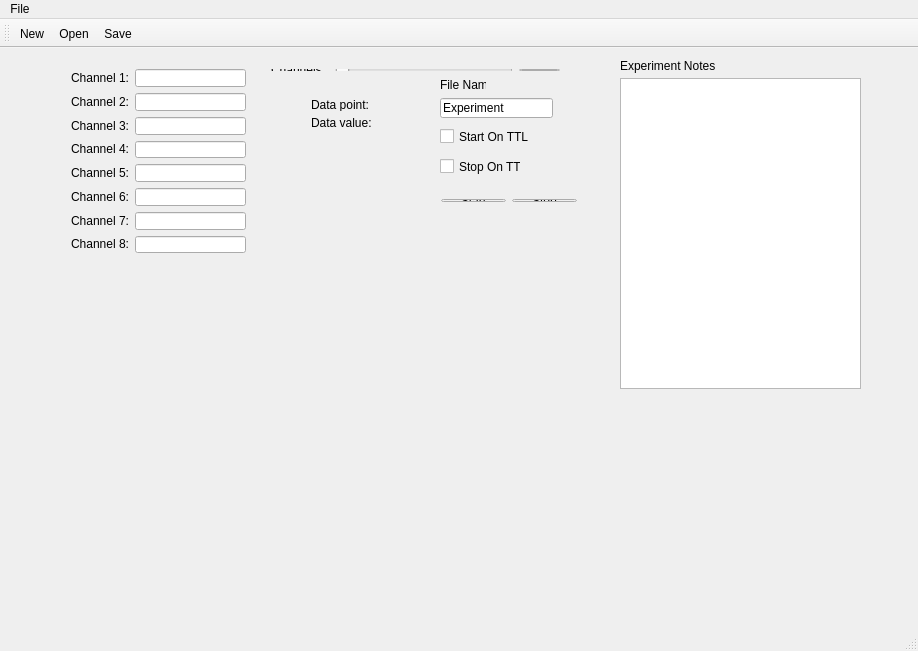
<?xml version="1.0" encoding="UTF-8"?>
<ui version="4.0">
 <class>MainWindow</class>
 <widget class="QMainWindow" name="MainWindow">
  <property name="geometry">
   <rect>
    <x>0</x>
    <y>0</y>
    <width>918</width>
    <height>651</height>
   </rect>
  </property>
  <property name="windowTitle">
   <string>MainWindow</string>
  </property>
  <widget class="QWidget" name="centralWidget">
   <widget class="QWidget" name="layoutWidget">
    <property name="geometry">
     <rect>
      <x>260</x>
      <y>10</y>
      <width>311</width>
      <height>24</height>
     </rect>
    </property>
    <layout class="QHBoxLayout" name="horizontalLayout">
     <item>
      <widget class="QLabel" name="channelLabel">
       <property name="text">
        <string>Channels: </string>
       </property>
      </widget>
     </item>
     <item>
      <widget class="QSlider" name="horizontalSlider">
       <property name="orientation">
        <enum>Qt::Horizontal</enum>
       </property>
      </widget>
     </item>
     <item>
      <widget class="QSpinBox" name="spinBox"/>
     </item>
    </layout>
   </widget>
   <widget class="QWidget" name="layoutWidget">
    <property name="geometry">
     <rect>
      <x>430</x>
      <y>140</y>
      <width>158</width>
      <height>25</height>
     </rect>
    </property>
    <layout class="QHBoxLayout" name="horizontalLayout_2">
     <item>
      <widget class="QPushButton" name="startButton">
       <property name="text">
        <string>Start</string>
       </property>
      </widget>
     </item>
     <item>
      <widget class="QPushButton" name="stopButton">
       <property name="text">
        <string>Stop</string>
       </property>
      </widget>
     </item>
    </layout>
   </widget>
   <widget class="QWidget" name="layoutWidget">
    <property name="geometry">
     <rect>
      <x>300</x>
      <y>40</y>
      <width>131</width>
      <height>51</height>
     </rect>
    </property>
    <layout class="QVBoxLayout" name="verticalLayout">
     <item>
      <widget class="QLabel" name="dataPointLabel">
       <property name="text">
        <string>Data point: </string>
       </property>
      </widget>
     </item>
     <item>
      <widget class="QLabel" name="dataValueLabel">
       <property name="text">
        <string>Data value: </string>
       </property>
      </widget>
     </item>
    </layout>
   </widget>
   <widget class="QWidget" name="horizontalLayoutWidget">
    <property name="geometry">
     <rect>
      <x>50</x>
      <y>240</y>
      <width>451</width>
      <height>321</height>
     </rect>
    </property>
    <layout class="QHBoxLayout" name="horizontalLayout_5"/>
   </widget>
   <widget class="QCheckBox" name="checkBox">
    <property name="geometry">
     <rect>
      <x>440</x>
      <y>80</y>
      <width>121</width>
      <height>17</height>
     </rect>
    </property>
    <property name="text">
     <string>Start On TTL</string>
    </property>
   </widget>
   <widget class="QCheckBox" name="checkBox_2">
    <property name="geometry">
     <rect>
      <x>440</x>
      <y>110</y>
      <width>81</width>
      <height>17</height>
     </rect>
    </property>
    <property name="text">
     <string>Stop On TTL</string>
    </property>
   </widget>
   <widget class="QLabel" name="label">
    <property name="geometry">
     <rect>
      <x>440</x>
      <y>30</y>
      <width>46</width>
      <height>13</height>
     </rect>
    </property>
    <property name="text">
     <string>File Name</string>
    </property>
   </widget>
   <widget class="QLineEdit" name="lineEdit">
    <property name="geometry">
     <rect>
      <x>440</x>
      <y>50</y>
      <width>113</width>
      <height>20</height>
     </rect>
    </property>
    <property name="text">
     <string>Experiment</string>
    </property>
   </widget>
   <widget class="QTextEdit" name="textEdit">
    <property name="geometry">
     <rect>
      <x>620</x>
      <y>30</y>
      <width>241</width>
      <height>311</height>
     </rect>
    </property>
   </widget>
   <widget class="QLabel" name="label_2">
    <property name="geometry">
     <rect>
      <x>620</x>
      <y>10</y>
      <width>101</width>
      <height>16</height>
     </rect>
    </property>
    <property name="text">
     <string>Experiment Notes</string>
    </property>
   </widget>
   <widget class="QWidget" name="layoutWidget">
    <property name="geometry">
     <rect>
      <x>60</x>
      <y>10</y>
      <width>197</width>
      <height>206</height>
     </rect>
    </property>
    <layout class="QHBoxLayout" name="horizontalLayout_4">
     <item>
      <layout class="QVBoxLayout" name="verticalLayout_2">
       <item>
        <widget class="QLabel" name="label_3">
         <property name="text">
          <string>Channel 1:</string>
         </property>
        </widget>
       </item>
       <item>
        <widget class="QLabel" name="label_4">
         <property name="text">
          <string>Channel 2:</string>
         </property>
        </widget>
       </item>
       <item>
        <widget class="QLabel" name="label_5">
         <property name="text">
          <string>Channel 3:</string>
         </property>
        </widget>
       </item>
       <item>
        <widget class="QLabel" name="label_6">
         <property name="text">
          <string>Channel 4:</string>
         </property>
        </widget>
       </item>
       <item>
        <widget class="QLabel" name="label_7">
         <property name="text">
          <string>Channel 5:</string>
         </property>
        </widget>
       </item>
       <item>
        <widget class="QLabel" name="label_9">
         <property name="text">
          <string>Channel 6:</string>
         </property>
        </widget>
       </item>
       <item>
        <widget class="QLabel" name="label_8">
         <property name="text">
          <string>Channel 7:</string>
         </property>
        </widget>
       </item>
       <item>
        <widget class="QLabel" name="label_10">
         <property name="text">
          <string>Channel 8:</string>
         </property>
        </widget>
       </item>
      </layout>
     </item>
     <item>
      <layout class="QVBoxLayout" name="verticalLayout_3">
       <item>
        <widget class="QLineEdit" name="lineEdit_4"/>
       </item>
       <item>
        <widget class="QLineEdit" name="lineEdit_2"/>
       </item>
       <item>
        <widget class="QLineEdit" name="lineEdit_5"/>
       </item>
       <item>
        <widget class="QLineEdit" name="lineEdit_3"/>
       </item>
       <item>
        <widget class="QLineEdit" name="lineEdit_6"/>
       </item>
       <item>
        <widget class="QLineEdit" name="lineEdit_10"/>
       </item>
       <item>
        <widget class="QLineEdit" name="lineEdit_9"/>
       </item>
       <item>
        <widget class="QLineEdit" name="lineEdit_7"/>
       </item>
      </layout>
     </item>
    </layout>
   </widget>
  </widget>
  <widget class="QMenuBar" name="menuBar">
   <property name="geometry">
    <rect>
     <x>0</x>
     <y>0</y>
     <width>918</width>
     <height>21</height>
    </rect>
   </property>
   <widget class="QMenu" name="menuFile">
    <property name="title">
     <string>File</string>
    </property>
    <addaction name="actionNew"/>
    <addaction name="actionOpen"/>
    <addaction name="actionSave"/>
   </widget>
   <addaction name="menuFile"/>
  </widget>
  <widget class="QToolBar" name="mainToolBar">
   <attribute name="toolBarArea">
    <enum>TopToolBarArea</enum>
   </attribute>
   <attribute name="toolBarBreak">
    <bool>false</bool>
   </attribute>
   <addaction name="actionNew"/>
   <addaction name="actionOpen"/>
   <addaction name="actionSave"/>
  </widget>
  <widget class="QStatusBar" name="statusBar"/>
  <action name="actionSave">
   <property name="icon">
    <iconset resource="Resources.qrc">
     <normaloff>:/Images/save.png</normaloff>:/Images/save.png</iconset>
   </property>
   <property name="text">
    <string>Save</string>
   </property>
  </action>
  <action name="actionNew">
   <property name="icon">
    <iconset resource="Resources.qrc">
     <normaloff>:/Images/new.png</normaloff>:/Images/new.png</iconset>
   </property>
   <property name="text">
    <string>New</string>
   </property>
  </action>
  <action name="actionOpen">
   <property name="icon">
    <iconset resource="Resources.qrc">
     <normaloff>:/Images/open.png</normaloff>:/Images/open.png</iconset>
   </property>
   <property name="text">
    <string>Open</string>
   </property>
  </action>
 </widget>
 <layoutdefault spacing="6" margin="11"/>
 <resources>
  <include location="Resources.qrc"/>
 </resources>
 <connections/>
</ui>
